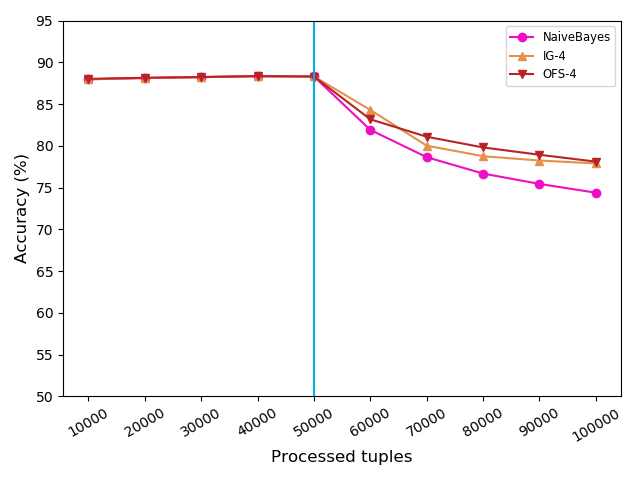

Recreate this plot in Python.
import matplotlib.pyplot as plt
import numpy as np

#x = np.arange(10)
x = np.arange(500)

#plt.gca().set_color_cycle(['red', 'green', 'blue', 'yellow'])
plt.gca().set_color_cycle(['blue'])

plt.plot([10000,20000,30000,40000,50000,60000,70000,80000,90000,100000], [87.96,88.11,88.22,88.33,88.30,81.90,78.63,76.67,75.43,74.38], marker="o", color='#ee0fc3')
plt.plot([10000,20000,30000,40000,50000,60000,70000,80000,90000,100000], [87.96,88.11,88.22,88.33,88.30,84.29,80.01,78.75,78.23,77.89],  marker="^", color='#e5914b')
plt.plot([10000,20000,30000,40000,50000,60000,70000,80000,90000,100000], [88.01,88.14,88.23,88.34,88.29,83.17,81.08,79.80,78.92,78.10],  marker="v", color='#ba2323')


#plt.legend(['NB', 'y = 2x', 'y = 3x', 'y = 4x'], loc='upper left')
plt.legend(['NaiveBayes', 'IG-4', 'OFS-4'], loc='‘lower right', fontsize='small')


plt.axvline(x=50000, ymax=1, color='#00b0e7', label='drift')

plt.xlabel('Processed tuples', fontsize=12)
plt.ylabel('Accuracy (%)', fontsize=12)

#plt.grid(color='k', linestyle='-.', linewidth=0.4)
plt.xticks(np.arange(10000, 110000, step=10000))
plt.yticks(np.arange(50, 100, step=5))
plt.xticks(rotation=30)

plt.tight_layout()

plt.savefig('acc_sudden_drift.png')
